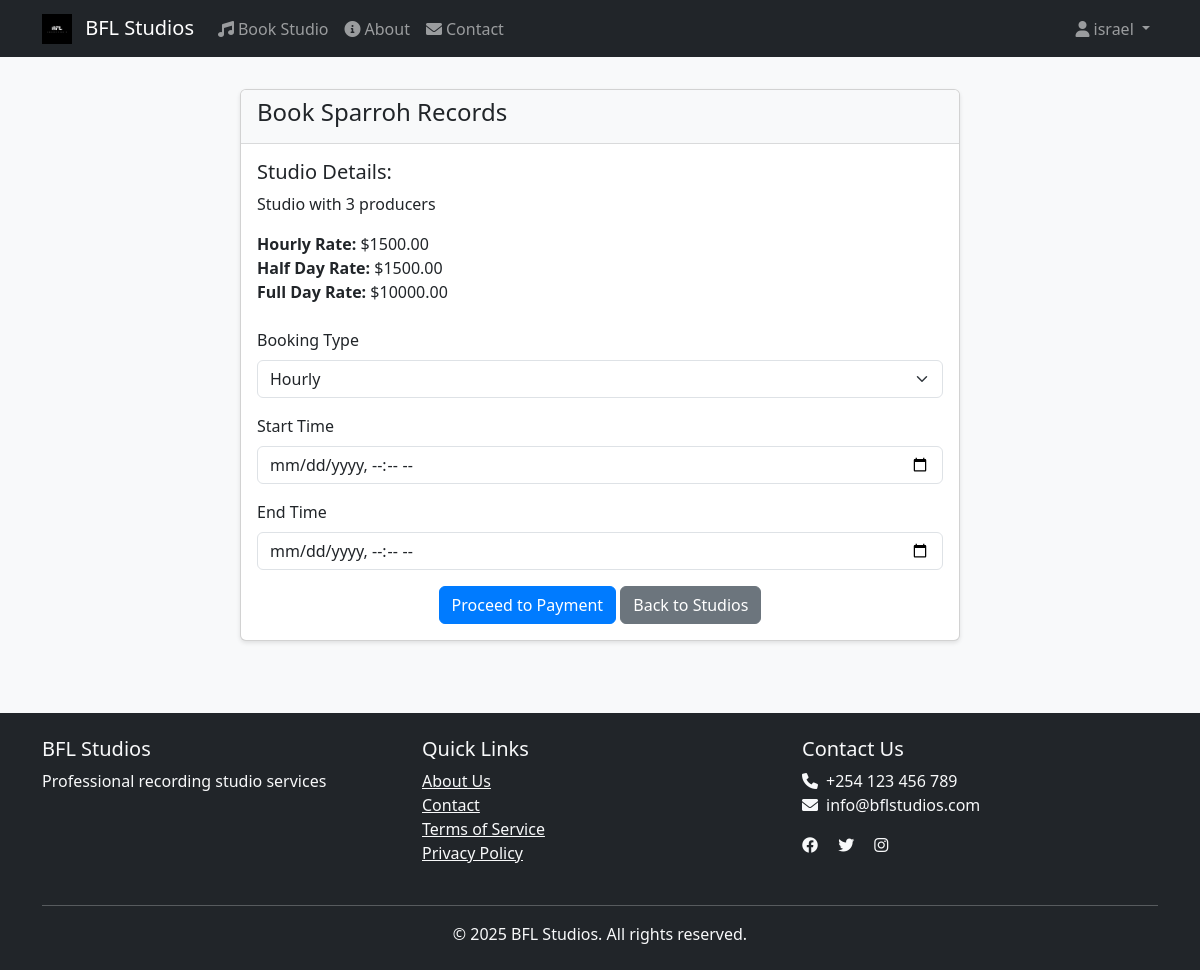
Page /book/1 (signed in) on the committed database.
### app/models/user.py (models this page shows, shortened)
class User(UserMixin, db.Model):
    id = db.Column(db.Integer, primary_key=True)
    email = db.Column(db.String(120), unique=True, nullable=False)
    password_hash = db.Column(db.String(255))
    first_name = db.Column(db.String(50))
    last_name = db.Column(db.String(50))
    phone = db.Column(db.String(20))
    profile_picture = db.Column(db.String(255))
    is_verified = db.Column(db.Boolean, default=False)
    two_factor_enabled = db.Column(db.Boolean, default=False)
    role = db.Column(db.String(20), default='user')
    created_at = db.Column(db.DateTime, default=datetime.utcnow)
    is_admin = db.Column(db.Boolean, default=False)

### app/models/studio.py (models this page shows)
class Studio(db.Model):
    id = db.Column(db.Integer, primary_key=True)
    name = db.Column(db.String(100))
    hourly_rate = db.Column(db.Float)
    half_day_rate = db.Column(db.Float)
    full_day_rate = db.Column(db.Float)
    description = db.Column(db.Text)
    equipment = db.Column(db.Text)
    is_available = db.Column(db.Boolean, default=True)

### app/routes/booking.py (the view, shortened to what this page needs)
@bp.route('/book/<int:studio_id>', methods=['GET', 'POST'])
@login_required
def book_studio(studio_id):
    studio = Studio.query.get_or_404(studio_id)
    return render_template('booking/book.html', studio=studio)

### app/__init__.py (called while the page is built)
@login_manager.user_loader
def load_user(user_id):
    from app.models import User
    return User.query.get(int(user_id))

def create_app():
    app = Flask(__name__)
    app.config.from_object(Config)
    @app.context_processor
    def utility_processor():
        return {
            'current_year': datetime.now().year
        }
    db.init_app(app)
    login_manager.init_app(app)
    mail.init_app(app)
    migrate.init_app(app, db)
    login_manager.login_view = 'auth.login'
    login_manager.login_message_category = 'info'
    from .routes import auth, booking, admin, user,main,payment
    app.register_blueprint(main.bp)
    app.register_blueprint(auth.bp)
    app.register_blueprint(booking.bp)
    app.register_blueprint(admin.bp)
    app.register_blueprint(payment.bp)
    app.register_blueprint(user.bp)
    return app

### app/templates/booking/book.html (shortened to what this page needs)
{% extends "base.html" %}
{% block content %}
<div class="container">
    <div class="row justify-content-center">
        <div class="col-md-8">
            <div class="card">
                <div class="card-header">
                    <h4>Book {{ studio.name }}</h4>
                </div>
                <div class="card-body">
                    <div class="studio-details mb-4">
                        <h5>Studio Details:</h5>
                        <p>{{ studio.description }}</p>
                        <ul class="list-unstyled">
                            <li><strong>Hourly Rate:</strong> ${{ "%.2f"|format(studio.hourly_rate) }}</li>
                            <li><strong>Half Day Rate:</strong> ${{ "%.2f"|format(studio.half_day_rate) }}</li>
                            <li><strong>Full Day Rate:</strong> ${{ "%.2f"|format(studio.full_day_rate) }}</li>
                        </ul>
                    </div>
                    <form method="POST" action="{{ url_for('booking.book_studio', studio_id=studio.id) }}">
                        <div class="mb-3">
                            <label for="booking_type" class="form-label">Booking Type</label>
                            <select class="form-select" id="booking_type" name="booking_type" required>
                                <option value="hourly">Hourly</option>
                            </select>
                        </div>
                        <div class="mb-3">
                            <label for="start_time" class="form-label">Start Time</label>
                            <input type="datetime-local" class="form-control" id="start_time" name="start_time" required>
                        </div>
                        <div class="mb-3">
                            <label for="end_time" class="form-label">End Time</label>
                            <input type="datetime-local" class="form-control" id="end_time" name="end_time" required>
                        </div>
                        <div class="text-center">
                            <button type="submit" class="btn btn-primary">Proceed to Payment</button>
                            <a href="{{ url_for('booking.studios') }}" class="btn btn-secondary">Back to Studios</a>
                        </div>
                    </form>
                </div>
            </div>
        </div>
    </div>
</div>
{% endblock %}

### app/templates/base.html (shortened to what this page needs)
<!DOCTYPE html>
<html lang="en">
<head>
    <link href="https://cdn.jsdelivr.net/npm/bootstrap@5.3.0/dist/css/bootstrap.min.css" rel="stylesheet">
    <link href="https://cdnjs.cloudflare.com/ajax/libs/font-awesome/6.0.0/css/all.min.css" rel="stylesheet">
    <link rel="stylesheet" href="{{ url_for('static', filename='css/style.css') }}">
</head>
<body>
    <nav class="navbar navbar-expand-lg navbar-dark bg-dark">
        <div class="container">
            <a class="navbar-brand" href="{{ url_for('main.index') }}">
                <img src="{{ url_for('static', filename='images/logo.png') }}" alt="BFL Studios" height="30" class="d-inline-block align-text-top me-2">
                BFL Studios
            </a>
            <div class="collapse navbar-collapse" id="navbarNav">
                <ul class="navbar-nav me-auto">
                    <li class="nav-item">
                        <a class="nav-link" href="{{ url_for('booking.studios') }}">
                            <i class="fas fa-music me-1"></i>Book Studio
                        </a>
                    </li>
                    <li class="nav-item">
                        <a class="nav-link" href="{{ url_for('main.about') }}">
                            <i class="fas fa-info-circle me-1"></i>About
                        </a>
                    </li>
                    <li class="nav-item">
                        <a class="nav-link" href="{{ url_for('main.contact') }}">
                            <i class="fas fa-envelope me-1"></i>Contact
                        </a>
                    </li>
                </ul>
                <ul class="navbar-nav">
                    {% if current_user.is_authenticated %}
                        <li class="nav-item dropdown">
                            <a class="nav-link dropdown-toggle" href="#" id="userDropdown" role="button" data-bs-toggle="dropdown">
                                <i class="fas fa-user me-1"></i>{{ current_user.first_name }}
                            </a>
                        </li>
                    {% endif %}
                </ul>
            </div>
        </div>
    </nav>
    <main class="container mt-4">
        {% block content %}{% endblock %}
    </main>
    <footer class="bg-dark text-light mt-5 py-4">
        <div class="container">
            <div class="row">
                <div class="col-md-4">
                    <h5>BFL Studios</h5>
                    <p>Professional recording studio services</p>
                </div>
                <div class="col-md-4">
                    <h5>Quick Links</h5>
                    <ul class="list-unstyled">
                        <li><a href="{{ url_for('main.about') }}" class="text-light">About Us</a></li>
                        <li><a href="{{ url_for('main.contact') }}" class="text-light">Contact</a></li>
                        <li><a href="{{ url_for('main.about') }}" class="text-light">Terms of Service</a></li>
                        <li><a href="{{ url_for('main.contact') }}" class="text-light">Privacy Policy</a></li>
                    </ul>
                </div>
                <div class="col-md-4">
                    <h5>Contact Us</h5>
                    <p>
                        <i class="fas fa-phone me-2"></i>+254 123 456 789<br>
                        <i class="fas fa-envelope me-2"></i>info@bflstudios.com
                    </p>
                    <div class="social-links">
                        <a href="#" class="text-light me-3"><i class="fab fa-facebook"></i></a>
                        <a href="#" class="text-light me-3"><i class="fab fa-twitter"></i></a>
                        <a href="#" class="text-light me-3"><i class="fab fa-instagram"></i></a>
                    </div>
                </div>
            </div>
            <hr class="mt-4">
            <div class="text-center">
                <p class="mb-0">&copy; {{  current_year }} BFL Studios. All rights reserved.</p>
            </div>
        </div>
    </footer>
</body>
</html>

### app/static/css/style.css (style rules this page uses)
body { background-color: #f8f9fa; }
.navbar { margin-bottom: 2rem; }
.card { box-shadow: 0 2px 4px rgba(0,0,0,0.1); margin-bottom: 1.5rem; }
.card-header { background-color: #f8f9fa; border-bottom: 1px solid rgba(0,0,0,0.125); }
.btn-primary { background-color: #007bff; border-color: #007bff; }

### rows in the picture
User: first_name "israel"
Studio: name "Sparroh Records", description "Studio with 3 producers", hourly_rate "1500.00", half_day_rate "1500.00", full_day_rate "10000.00"
